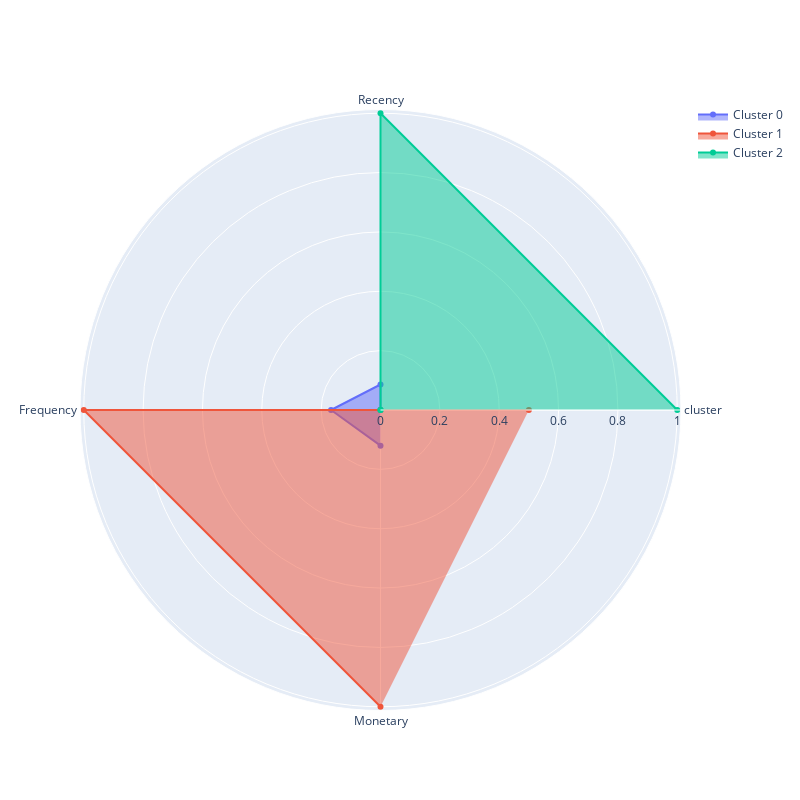

The code cell stored with this chart in its notebook:
### Markdown cell above
Визуализируем профили кластеров в виде полярной диаграммы на основе средних RFM-характеристик, вычисленных для каждого кластера.

### Code cell
plot_cluster_profile(grouped_data=rfm_mean_cluster, n_clusters=3)

### Figure 1 — Plotly figure (JSON) as saved in the notebook; plotly's stock layout.template omitted (floating-point values rounded to 4 significant figures)
{"data": [{"fill": "toself", "name": "Cluster 0", "r": [0, 0.08597, 0.1667, 0.1202], "theta": ["cluster", "Recency", "Frequency", "Monetary"], "type": "scatterpolar"}, {"fill": "toself", "name": "Cluster 1", "r": [0.5, 0, 1.0, 1.0], "theta": ["cluster", "Recency", "Frequency", "Monetary"], "type": "scatterpolar"}, {"fill": "toself", "name": "Cluster 2", "r": [1, 1.0, 0, 0], "theta": ["cluster", "Recency", "Frequency", "Monetary"], "type": "scatterpolar"}], "layout": {"autosize": false, "height": 800, "showlegend": true, "width": 800}}
